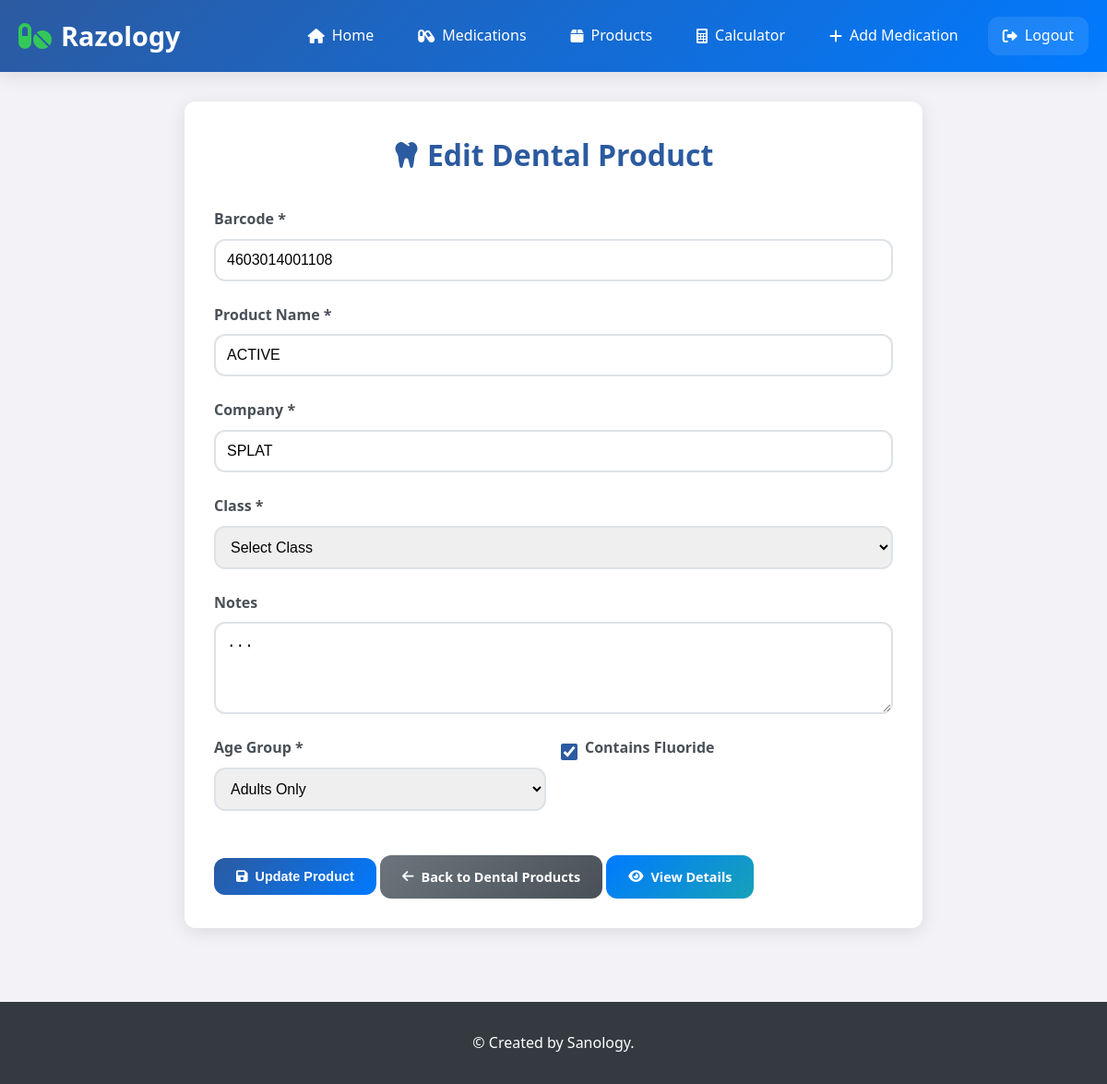
/edit-dental.php?id=16 (signed in), run on the app's committed database.
### tables this page shows
CREATE TABLE `dental` (
  `id` int NOT NULL AUTO_INCREMENT,
  `barcode` varchar(255) NOT NULL,
  `name` varchar(255) NOT NULL,
  `company` varchar(255) NOT NULL,
  `notes` text,
  `class` varchar(255) DEFAULT NULL,
  `subcategory` varchar(255) DEFAULT NULL,
  `custom_size` varchar(255) DEFAULT NULL,
  `custom_class` varchar(255) DEFAULT NULL,
  `price` decimal(10,2) DEFAULT '0.00',
  `created_at` timestamp NULL DEFAULT CURRENT_TIMESTAMP,
  `updated_at` timestamp NULL DEFAULT CURRENT_TIMESTAMP ON UPDATE CURRENT_TIMESTAMP,
  `age_group` enum('kids','adults','both') DEFAULT 'both',
  `contains_fluoride` tinyint(1) DEFAULT '0',
  PRIMARY KEY (`id`),
  UNIQUE KEY `barcode` (`barcode`),
  KEY `idx_name` (`name`),
  KEY `idx_barcode` (`barcode`)
);

### includes/database.php (called while the page is built, shortened)
<?php
class Dental {
    private $conn;
    private $table = 'dental';
    public function __construct($db) {
        $this->conn = $db;
    }
    public function getById($id) {
        $query = "SELECT * FROM " . $this->table . " WHERE id = :id";
        $stmt = $this->conn->prepare($query);
        $stmt->bindParam(':id', $id);
        $stmt->execute();
        return $stmt->fetch(PDO::FETCH_ASSOC);
    }
}
?>

### edit-dental.php (the view, shortened to what this page needs)
<?php
require_once 'includes/database.php';
$database = new Database();
$db = $database->connect();
$dental = new Dental($db);
$id = $_GET['id'] ?? null;
$item = $dental->getById($id);
?>
<!DOCTYPE html>
<html lang="en">
<head>
    <link href="https://cdnjs.cloudflare.com/ajax/libs/font-awesome/6.0.0/css/all.min.css" rel="stylesheet">
    <link href="css/style.css" rel="stylesheet">
</head>
<body>
    <header class="header">
        <div class="container">
            <div class="header-content">
                <div class="logo">
                    <i class="fas fa-pills"></i>
                    <h1>Razology</h1>
                </div>
                <nav class="nav">
                    <a href="index.php" class="nav-link">
                        <i class="fas fa-home"></i> Home
                    </a>
                    <a href="medications.php" class="nav-link">
                        <i class="fas fa-capsules"></i> Medications
                    </a>
                    <a href="products.php" class="nav-link">
                        <i class="fas fa-box"></i> Products
                    </a>
                    <a href="calculator.php" class="nav-link">
                        <i class="fas fa-calculator"></i> Calculator
                    </a>
                    <a href="add-medication.php" class="nav-link">
                        <i class="fas fa-plus"></i> Add Medication
                    </a>
                    <a href="logout.php" class="nav-link logout-link">
                        <i class="fas fa-sign-out-alt"></i> Logout
                    </a>
                </nav>
            </div>
        </div>
    </header>
    <main class="main">
        <div class="container">
            <div class="form-container">
                <h2 class="form-title">
                    <i class="fas fa-tooth"></i> Edit Dental Product
                </h2>
                <form method="POST" class="medication-form">
                    <div class="form-group">
                        <label for="barcode">Barcode *</label>
                        <input type="text" id="barcode" name="barcode"
                               class="form-control" value="<?php echo htmlspecialchars($item['barcode']); ?>" required>
                    </div>
                    <div class="form-group">
                        <label for="name">Product Name *</label>
                        <input type="text" id="name" name="name"
                               class="form-control" value="<?php echo htmlspecialchars($item['name']); ?>" required>
                    </div>
                    <div class="form-group">
                        <label for="company">Company *</label>
                        <input type="text" id="company" name="company"
                               class="form-control" value="<?php echo htmlspecialchars($item['company']); ?>" required>
                    </div>
                    <div class="form-group">
                        <label for="class">Class *</label>
                        <select id="class" name="class" class="form-control" required onchange="toggleDentalSubcategory(this)">
                            <option value="">Select Class</option>
                        </select>
                    </div>
                    <div class="form-group">
                        <label for="notes">Notes</label>
                        <textarea id="notes" name="notes"
                                  class="form-control" rows="4"><?php echo htmlspecialchars($item['notes'] ?? ''); ?></textarea>
                    </div>
                    <div class="form-row">
                        <div class="form-group">
                            <label for="age_group">Age Group *</label>
                            <select id="age_group" name="age_group" class="form-control" required>
                                <option value="adults" <?php echo ($item['age_group'] ?? 'both') === 'adults' ? 'selected' : ''; ?>>Adults Only</option>
                            </select>
                        </div>
                        <div class="form-group">
                            <div class="checkbox-group">
                                <input type="checkbox" id="contains_fluoride" name="contains_fluoride"
                                       <?php echo ($item['contains_fluoride'] ?? false) ? 'checked' : ''; ?>>
                                <label for="contains_fluoride">Contains Fluoride</label>
                            </div>
                        </div>
                    </div>
                    <div class="form-actions">
                        <button type="submit" class="btn btn-primary">
                            <i class="fas fa-save"></i> Update Product
                        </button>
                        <a href="products.php?category=dental" class="btn btn-secondary">
                            <i class="fas fa-arrow-left"></i> Back to Dental Products
                        </a>
                        <a href="dental-detail.php?id=<?php echo $item['id']; ?>" class="btn btn-info">
                            <i class="fas fa-eye"></i> View Details
                        </a>
                    </div>
                </form>
            </div>
        </div>
    </main>
    <footer class="footer">
        <div class="container">
            <p>&copy; Created by Sanology.</p>
        </div>
    </footer>
</body>
</html>

### css/style.css (style rules this page uses)
:root { --primary-color: #2c5aa0; --secondary-color: #34c759; --accent-color: #007aff; --warning-color: #ff9500; --danger-color: #ff3b30; --success-color: #28a745; --dark-color: #1c1c1e; --light-color: #f2f2f7; --white: #ffffff; --gray-50: #f8f9fa; --gray-100: #f8f9fa; --gray-200: #e9ecef; --gray-300: #dee2e6; --gray-400: #ced4da; --gray-500: #adb5bd; --gray-600: #6c757d; --gray-700: #495057; --gray-800: #343a40; --gray-900: #212529; --blue-50: #e3f2fd; --green-50: #e8f5e8; --border-radius: 12px; --box-shadow: 0 4px 20px rgba(0, 0, 0, 0.1); --transition: all 0.3s ease; }
* { margin: 0; padding: 0; box-sizing: border-box; }
body { font-family: 'Segoe UI', Tahoma, Geneva, Verdana, sans-serif; line-height: 1.6; color: var(--gray-800); background-color: var(--light-color); -webkit-font-smoothing: antialiased; -moz-osx-font-smoothing: grayscale; -webkit-text-size-adjust: 100%; -ms-text-size-adjust: 100%; }
.container { max-width: 1200px; margin: 0 auto; padding: 0 20px; }
.header { background: linear-gradient(135deg, var(--primary-color), var(--accent-color)); color: var(--white); padding: 1rem 0; box-shadow: var(--box-shadow); position: sticky; top: 0; z-index: 1000; }
.header-content { display: flex; justify-content: space-between; align-items: center; flex-wrap: wrap; }
.logo { display: flex; align-items: center; gap: 10px; }
.logo i { font-size: 2rem; color: var(--secondary-color); }
.logo h1 { font-size: 1.8rem; font-weight: 700; }
.nav { display: flex; gap: 1rem; flex-wrap: wrap; }
.nav-link { color: var(--white); text-decoration: none; padding: 0.5rem 1rem; border-radius: var(--border-radius); transition: var(--transition); display: flex; align-items: center; gap: 0.5rem; }
.logout-link { margin-left: auto; background-color: rgba(255, 255, 255, 0.1); }
.main { padding: 2rem 0; min-height: calc(100vh - 120px); }
.btn { display: inline-flex; align-items: center; gap: 0.5rem; padding: 0.75rem 1.5rem; border: none; border-radius: var(--border-radius); text-decoration: none; font-weight: 600; transition: var(--transition); cursor: pointer; font-size: 0.9rem; }
.btn-primary { background: linear-gradient(135deg, var(--primary-color), var(--accent-color)); color: var(--white); }
.btn-secondary { background: linear-gradient(135deg, var(--gray-600), var(--gray-700)); color: var(--white); }
.btn-info { background: linear-gradient(135deg, var(--accent-color), #17a2b8); color: var(--white); }
.form-group { display: flex; flex-direction: column; }
.form-group label { margin-bottom: 0.5rem; font-weight: 600; color: var(--gray-700); }
.form-control { padding: 0.75rem; border: 2px solid var(--gray-300); border-radius: var(--border-radius); font-size: 1rem; transition: var(--transition); }
.form-container { background: var(--white); padding: 2rem; border-radius: var(--border-radius); box-shadow: var(--box-shadow); max-width: 800px; margin: 0 auto; }
.form-title { color: var(--primary-color); font-size: 2rem; font-weight: 700; margin-bottom: 2rem; text-align: center; }
.form-row { display: grid; grid-template-columns: repeat(auto-fit, minmax(250px, 1fr)); gap: 1rem; margin-bottom: 1.5rem; }
.form-group { margin-bottom: 1.5rem; }
textarea.form-control { min-height: 100px; resize: vertical; }
.checkbox-group { display: flex; align-items: center; gap: 0.5rem; }
.checkbox-group input[type="checkbox"] { width: 18px; height: 18px; accent-color: var(--primary-color); }
.footer { background: var(--gray-800); color: var(--white); text-align: center; padding: 2rem 0; margin-top: 3rem; }

### data on the page
dental: barcode "4603014001108", name "ACTIVE", company "SPLAT", notes "...", age_group "Adults Only", contains_fluoride "☑"
